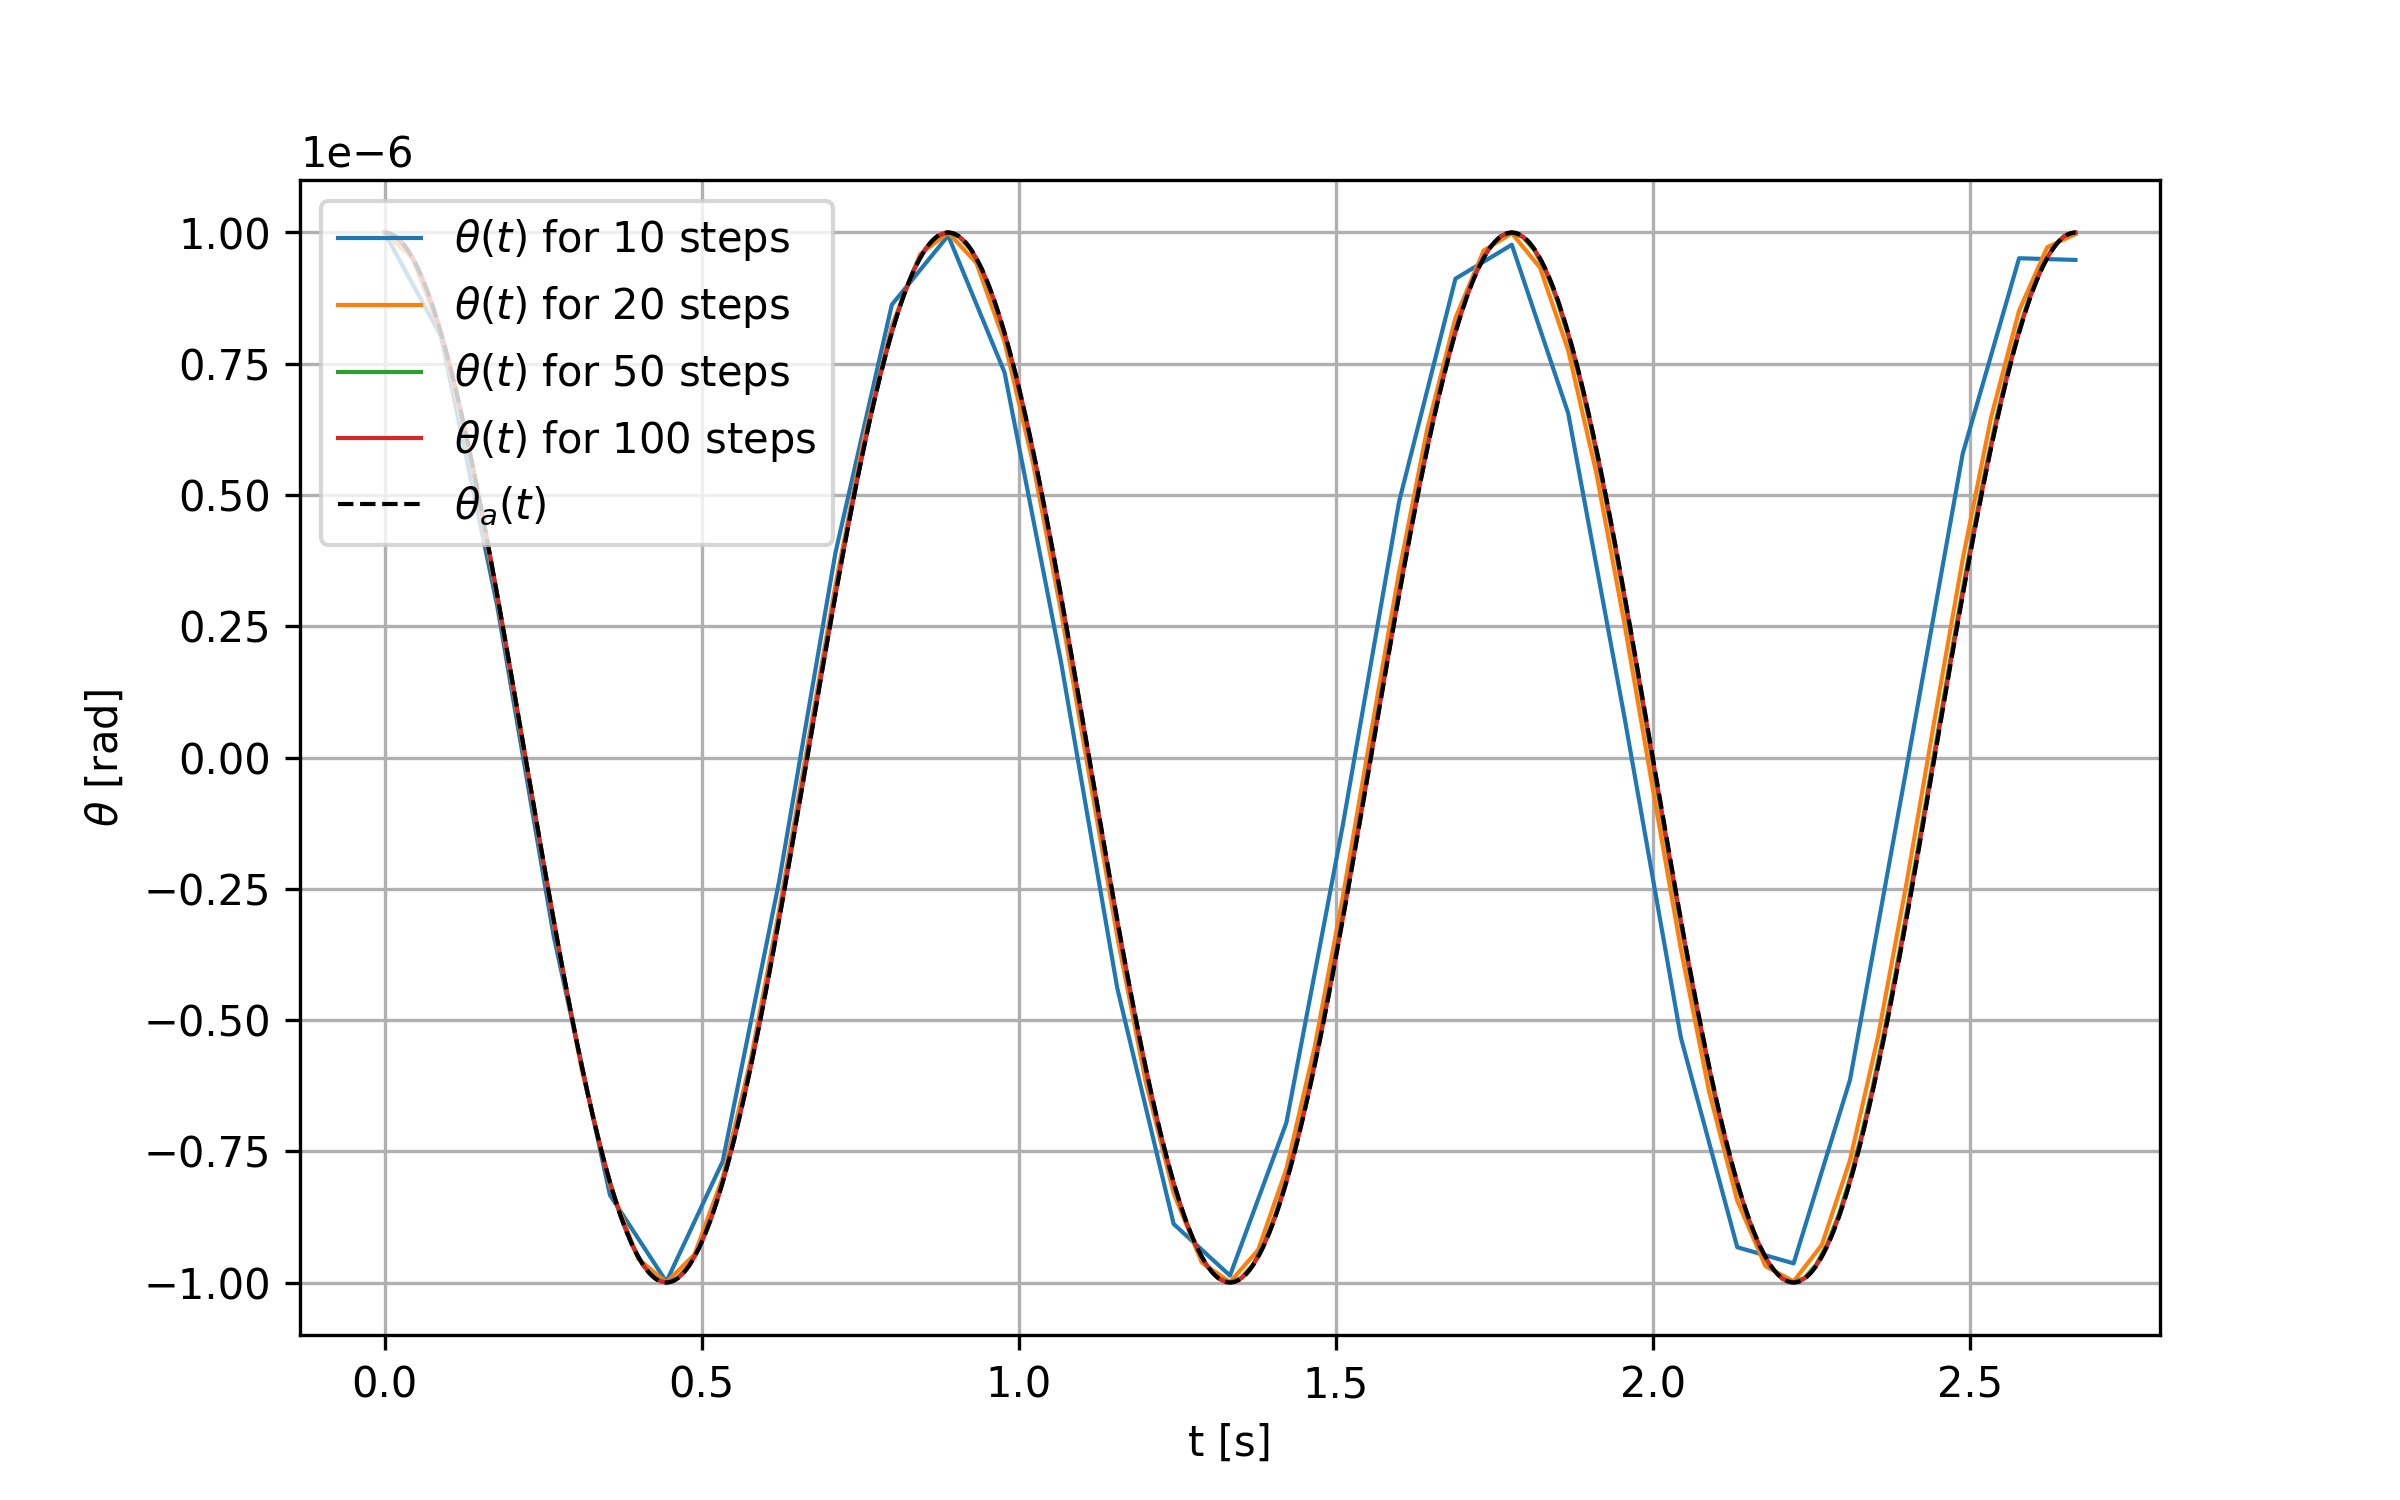

This chart was generated by the following Python code:
import numpy as np
import subprocess
import matplotlib.pyplot as plt
import os

# Function to read config file
def read_in_file(filename):
    variables = {}
    with open(filename, "r") as file:
        for line in file:
            line = line.strip()
            if line and not line.startswith("#"):  
                key, value = line.split("=")
                key = key.strip()
                value = value.split("//")[0].strip()  
                
                try:
                    if "." in value:
                        variables[key] = float(value)
                    else:
                        variables[key] = int(value)
                except ValueError:
                    print(f"Warning: Could not convert '{value}' to number. Check {filename}.")
    return variables

# Define executable path (make sure it exists)
repertoire = r"C:\Users\Avril\Desktop\Exo2PhysNum"  # Windows path format
executable = os.path.join(repertoire, "Exe.exe")

# Change directory to where the executable is located
os.chdir(repertoire)

# Define input config file
input_filename = "config.a"

# Read parameters from config file
params = read_in_file(input_filename)

theta0 = params.get("theta0", 0.0)
thetadot0 = params.get("thetadot0", 0.0)
mu = params.get("mu", 0.0)
B0 = params.get("B0", 0.0)
m = params.get("m", 0.0)
L = params.get("L", 0.0)

w0 = np.sqrt(12 * mu * B0 / (m * L**2))
A = theta0
B = thetadot0 / w0

def theta_a(t):
    return A * np.cos(w0 * t) + B * np.sin(w0 * t)

def theta_dot(t):
    return w0 * (B * np.cos(w0 * t) - A * np.sin(w0 * t))

# Simulation parameters
nsteps = np.array([10, 20, 50, 100], dtype=int)
nsimul = len(nsteps)
paramstr = "nsteps"
param = nsteps

# Create simulation output files
outputs = []
convergence_list = []

for i in range(nsimul):
    output_file = f"{paramstr}={param[i]}.out"
    outputs.append(output_file)

    # Corrected command format for Windows
    cmd = f'"{executable}" {input_filename} {paramstr}={param[i]:.15g} output={output_file}'

    # Debugging print
    print(f"\n📢 Running command: {cmd}")

    # Run the subprocess and capture output
    result = subprocess.run(cmd, shell=True, capture_output=True, text=True)

    # Print debugging information
    print("🟢 Command Output:", result.stdout)
    print("🔴 Command Error:", result.stderr)

    # Check if output file was created
    if os.path.exists(output_file):
        print(f"✅ SUCCESS: Output file '{output_file}' was created!")
    else:
        print(f"❌ ERROR: The output file '{output_file}' was NOT created!")

print("\n🔍 Checking if output files exist before reading...\n")

# Initialize the figure (✅ FIXED: Only one figure)
plt.figure(figsize=(8, 5))

# Read and plot results on the same figure
for i in range(nsimul):
    if os.path.exists(outputs[i]):  # Ensure the file exists before reading
        print(f"✅ Reading file: {outputs[i]}")
        data = np.loadtxt(outputs[i])
        t = data[:, 0]
        theta = data[:, 1]
        # Plot numerical solutions for each `nsteps`
        plt.plot(t, theta, label=rf"$\theta(t)$ for {param[i]} steps", linewidth=1)

# Add the analytical solution θ_a(t) as a dashed red line
t_a = np.linspace(0, max(t), 1000)
plt.plot(t_a, theta_a(t_a), label=r"$\theta_a(t)$", color="black", linestyle="--", linewidth=1)

# Labels and legend
plt.xlabel("t [s]")
plt.ylabel(r"$\theta$ [rad]")
plt.grid(True)
plt.legend()
plt.savefig("questiona1.png", dpi=300)
plt.show()
